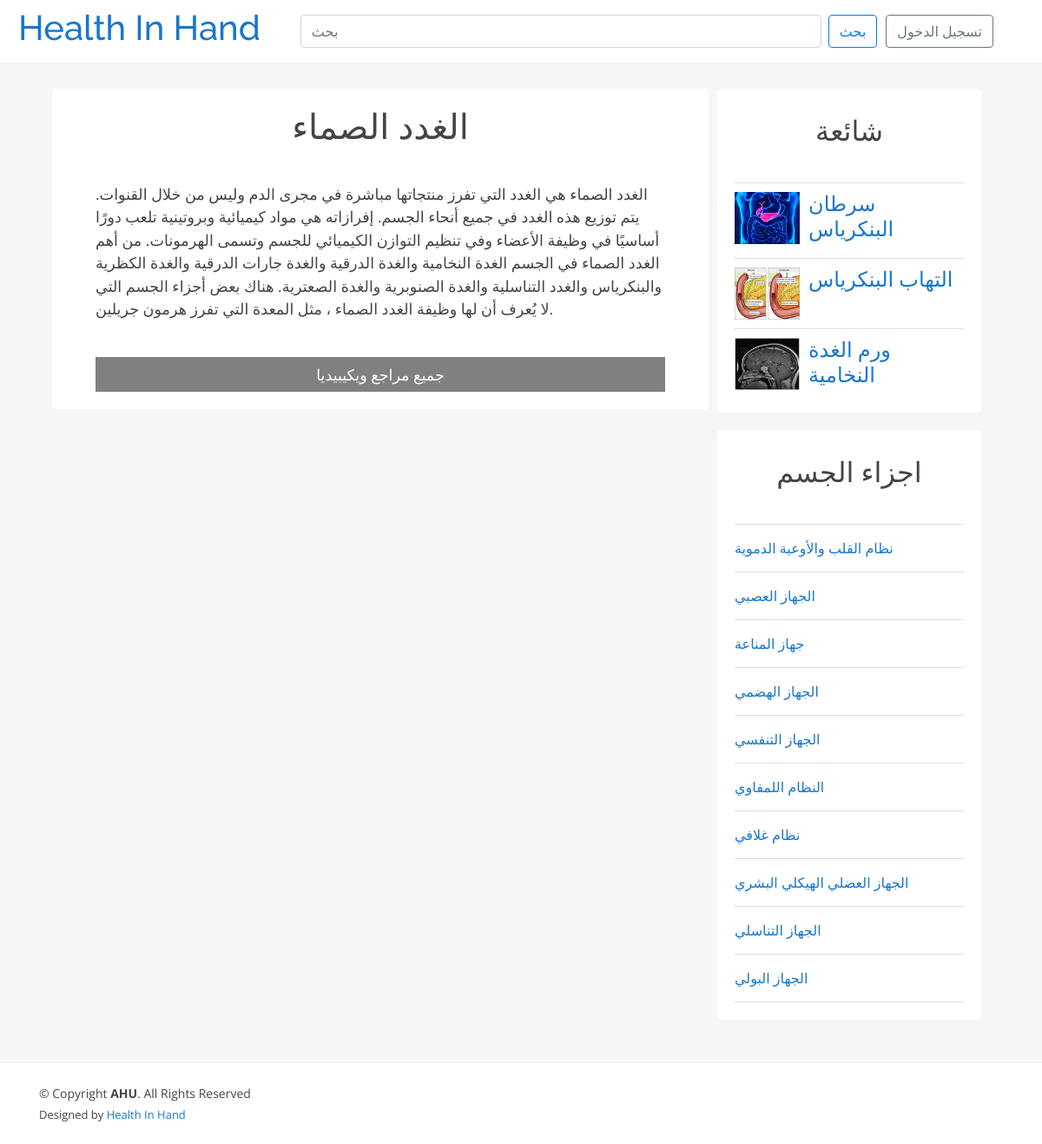
Screenshot of /article.php?article=8 with the database file from the repository.
### tables this page shows
CREATE TABLE `article` (
  `id` int(11) NOT NULL,
  `title` varchar(255) DEFAULT NULL,
  `content` mediumtext NOT NULL,
  `date_share` date NOT NULL,
  `bodypart` int(11) DEFAULT NULL,
  `reasons` text DEFAULT NULL,
  `syndrome` text DEFAULT NULL,
  `treatment` text DEFAULT NULL,
  `img` varchar(255) NOT NULL,
  `hide` int(1) NOT NULL DEFAULT 0,
  `doctor` int(11) DEFAULT NULL,
  `postDoctor` text DEFAULT NULL,
  `articleId` int(11) DEFAULT NULL,
  `title_ar` varchar(255) NOT NULL,
  `content_ar` text NOT NULL,
  `reasons_ar` text NOT NULL,
  `syndrome_ar` text NOT NULL,
  `treatment_ar` text NOT NULL
);

### languages/article_ar.php (called while the page is built)
<?php
	$lang = array(
        "login" => "تسجيل الدخول",
        "question" => "سؤال",
        "profile" => "الملف الشخصي",
        "editProfile" => "تعديل الملف الشخصي",
        "dashboard" => "لوحة التحكم",
        "logout" => "تسجيل الخروج",
        "search" => "بحث",
        "refrences" => "جميع مراجع ويكيبيديا",
        "add" => "اضف الى المقال",
        "contact" => "إذا كان لديك أي مشاكل أو تريد التواصل معنا ، فاكتب هنا الآن",
        "message" => "رسالة",
        "sendMessage" => "ارسل رسالة",
        "popular" => "شائعة",
        "bodyParts" => "اجزاء الجسم",
        "areYouSure" => "هل انت متأكد",
        "delete" => "حذف",
        "close" => "اغلاق",
        "success" => "نجاح",
        "error" => "خطأ",
        "send" => "ارسل",
        "complaint" => "شكوتك",
	);

### article.php (the view, shortened to what this page needs)
<?php
include 'php/connect.php';
if (isset($_GET['article'])) {
  $articleId = $_GET['article'];
  $stmt = $con->prepare("select * from article where id = ? ");
  $stmt->execute([$articleId]);
  if ($stmt->rowCount() == 0) {
    header("Location:index.php");
  } else {
    $row = $stmt->fetch();
  }
}
$rowPopular = $con->prepare("select * from article where   id not between 2 and 12 and bodypart = ?");
$rowPopular->execute([$row['bodypart']]);
$rowPopular = $rowPopular->fetchAll(PDO::FETCH_ASSOC);
$bodyParts = $con->prepare("select * from article where   id  between 2 and 12 and bodypart != ?");
$bodyParts->execute([$row['bodypart']]);
$bodyParts = $bodyParts->fetchAll(PDO::FETCH_ASSOC);
?>
<!DOCTYPE html>
<html lang="en">
<head>
  <link rel="stylesheet" href="style/article.css">
  <link rel="stylesheet" href="https://maxcdn.bootstrapcdn.com/bootstrap/4.0.0/css/bootstrap.min.css">
  <link href="style/style.css" rel="stylesheet">
  <link href="admin/vendor/fontawesome-free/css/all.min.css" rel="stylesheet" type="text/css">
</head>
<body>
  <nav class="navbar navbar-expand navbar-light bg-white topbar mb-4 static-top shadow">
    <h1 class="logo mr-auto">
      <a style='text-decoration: none;' href="index.php">Health In Hand</a>
    </h1>
    <ul class="navbar-nav ml-auto">
      <form style="margin-right: 40px;" method="POST" class="form-inline my-2 my-lg-0">
        <input id="searchBox" class="form-control mr-sm-2" type="search" placeholder="<?php echo $lang['search'] ?>" aria-label="Search" name="searchBox">
        <button class="btn btn-outline-primary my-2 my-sm-0" type="submit" name="search"><?php echo $lang['search'] ?></button>
        <?php if (isset($_SESSION['email'])) { ?>
          <ul class="navbar-nav">
            <li class="nav-item dropdown">
              <a class="nav-link dropdown-toggle" href="#" id="navbarDropdownMenuLink" role="button" data-toggle="dropdown" aria-haspopup="true" aria-expanded="false">
                <img src="<?php echo $rowPerson['img'] ?>" width="40" height="40" class="rounded-circle">
              </a>
              <div class="dropdown-menu" aria-labelledby="navbarDropdownMenuLink">
                <?php if ($_SESSION['person'] != 'admin') {
                  if ($_SESSION['person'] == 'doctor') { ?>
                    <a class="dropdown-item" href="questionPage.php?dept=<?php echo $department ?>"><?php echo $lang['question'] ?></a>
                  <?php } ?>
                  <a class="dropdown-item" href="<?php echo $person ?>Profile.php"><?php echo $lang['profile'] ?></a>
                  <a class="dropdown-item" href="editProfile.php"><?php echo $lang['editProfile'] ?></a>
                <?php } else { ?>
                  <a class="dropdown-item" href="admin/user.php"><?php echo $lang['dashboard'] ?></a>
                <?php } ?>
                <input class="dropdown-item" type="submit" name="logout" value="<?php echo $lang['logout'] ?>">
              </div>
            </li>
          </ul>
        <?php } else { ?>
          <a href="login.php" class="btn btn-outline-secondary" style='margin-left:10px'><?php echo $lang['login'] ?></a>
        <?php } ?>
      </form>
    </ul>
  </nav>
  <div class="page-wrapper">
    <div class="content clearfix">
      <div class="main-content-wrapper">
        <div class="main-content single">
          <h1 class="post-title">
            <?php
            if ($_SESSION['lang'] == 'en') {
              echo $row['title'];
            } else {
              echo $row['title_ar'];
            }
            ?></h1>
          <div class="post-content">
            <?php
            if ($_SESSION['lang'] == 'en') {
              echo "<p>" . $row['content'] . "</p>";
            } else {
              echo "<p>" . $row['content_ar'] . "</p>";
            }
            ?>
          </div>
          ?><br>
          <div style='background-color:gray ; height:40px ; line-height:40px ; color:white ;text-align:center;'><?php echo $lang['refrences'] ?></div>
        </div>
      </div>
      <div class="sidebar single">
        <div class="section popular">
          <h2 class="section-title"><?php echo $lang['popular'] ?></h2>
          <?php
          foreach ($rowPopular as $arr) {
            if ($_SESSION['lang'] == 'en') {
            echo '<div class="post clearfix">
                          <img src="' . $arr["img"] . '" alt="">
                          <a href="article.php?article=' . $arr["id"] . '" class="title">
                            <h4>' . $arr["title"] . '</h4>
                          </a>
                        </div>';
            }else{
              echo '<div class="post clearfix">
              <img src="' . $arr["img"] . '" alt="">
              <a href="article.php?article=' . $arr["id"] . '" class="title">
                <h4>' . $arr["title_ar"] . '</h4>
              </a>
            </div>';
            }
          }
          ?>
        </div>
        <div class="section topics">
          <h2 class="section-title"><?php echo $lang['bodyParts'] ?></h2>
          <ul>
            <?php
            foreach ($bodyParts as $ar) {
              if ($_SESSION['lang'] == 'en') {
              echo '<li><a href="article.php?article=' . $ar["id"] . '">' . $ar['title'] . '</a></li>';
              }else{
                echo '<li><a href="article.php?article=' . $ar["id"] . '">' . $ar['title_ar'] . '</a></li>';
              }
            }
            ?>
          </ul>
        </div>
      </div>
    </div>
  </div>
  <div class="footer">
    <footer id="footer" style='background-color:white'>
      <div class="container d-md-flex py-4">
        <div class="mr-md-auto text-center text-md-left">
          <div class="copyright">
            &copy; Copyright <strong><span>AHU</span></strong>. All Rights Reserved
          </div>
          <div class="credits">
            Designed by <a href="#">Health In Hand</a>
          </div>
        </div>
      </div>
    </footer>
  </div>
</body>
</html>

### style/article.css (style rules this page uses)
* { box-sizing: border-box }
html, body { height: 100%; padding: 0px; margin: 0px; background: #f6f6f6; font-family: 'Lora', serif; }
h1, h2, h3, h4, h5, h6 { font-family: 'Candal', serif; color: #5c5b5b; margin: 5px; }
a { text-decoration: none; color: inherit; }
.clearfix::after { content: ''; display: block; clear: both; }
.content { width: 90%; margin: 30px auto 30px; }
.content .main-content { width: 70%; float: left; }
.content .main-content.single { background: white; padding: 20px 50px; font-size: 1.1em; border-radius: 5px; }
.content .main-content.single .post-title { text-align: center; margin-bottom: 40px; }
.content .popular .post { border-top: 1px solid #e0e0e0; margin-top: 10px; padding-top: 10px; }
.content .popular .post img { height: 60px; width: 75px; float: left; margin-right: 10px; }
.content .sidebar { width: 30%; float: left; }
.content .sidebar.single { padding: 0px 10px; }
.content .sidebar .section { background: white; padding: 20px; border-radius: 5px; margin-bottom: 20px; }
.content .sidebar .section .section-title { margin: 10px 0px 10px 0px; }
.content .sidebar .section.topics ul { margin: 0px; padding: 0px; list-style: none; border-top: 1px solid #e0e0e0; }
.content .sidebar .section.topics ul li a { display: block; padding: 15px 0px 15px 0px; border-bottom: 1px solid #e0e0e0; transition: all 0.3s; }
#searchBox { width: 600px }
nav { padding: 0px; }

### style/style.css (style rules this page uses)
body { font-family: "Open Sans", sans-serif; color: #444444; background-color:#44444400; }
a { color: #1977cc; }
h1, h2, h3, h4, h5, h6 { font-family: "Raleway", sans-serif; }
.section-title { text-align: center; padding-bottom: 30px; }
#footer { color: #444444; font-size: 14px; background: #f1f7fd; }
#footer .credits { padding-top: 5px; font-size: 13px; color: #444444; }
* { box-sizing: border-box; }

### rows the page displays
article: title_ar "الغدد الصماء", content_ar "الغدد الصماء هي الغدد التي تفرز منتجاتها مباشرة في مجرى الدم وليس من خلال القنوات. يتم توزيع هذه الغدد في جميع أنحاء الجسم. إفرازاته هي مواد كيميائية وبروتينية تلعب دورًا أساسيًا في وظيفة الأعضاء وفي تنظيم التوازن الكيميائي للجسم وتسمى الهرمونات. من أهم الغدد الصماء في الجسم الغدة النخامية والغدة الدرقية والغدة جارات الدرقية والغدة الكظرية والبنكرياس والغدد التناسلية والغدة الصنوبرية والغدة الصعترية. هناك بعض أجزاء الجسم التي لا يُعرف أن لها وظيفة الغدد الصماء ، مثل المعدة التي تفرز هرمون جريلين."
article: img (picture), title_ar "سرطان البنكرياس"
article: img (picture), title_ar "التهاب البنكرياس"
article: img (picture), title_ar "ورم الغدة النخامية"
article: title_ar "نظام القلب والأوعية الدموية"
article: title_ar "الجهاز العصبي"
article: title_ar "جهاز المناعة"
article: title_ar "الجهاز الهضمي"
article: title_ar "الجهاز التنفسي"
article: title_ar "النظام اللمفاوي"
article: title_ar "نظام غلافي"
article: title_ar "الجهاز العضلي الهيكلي البشري"
article: title_ar "الجهاز التناسلي"
article: title_ar "الجهاز البولي"

### other values shown
$lang['search'] "بحث"
$lang['login'] "تسجيل الدخول"
$lang['refrences'] "جميع مراجع ويكيبيديا"
$lang['popular'] "شائعة"
$lang['bodyParts'] "اجزاء الجسم"
